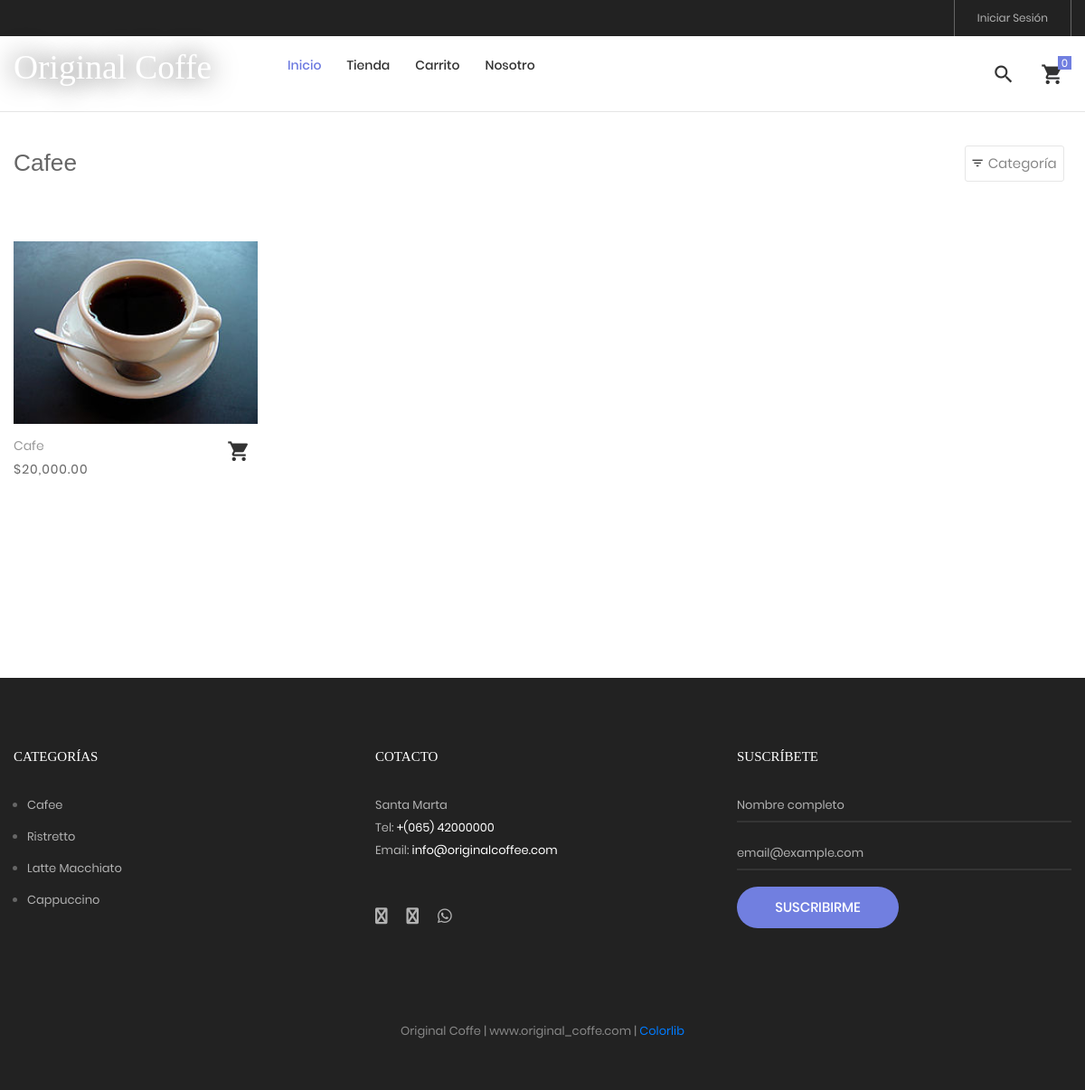
Page /tienda/categoria/1/cafee on the committed database.
### tables this page shows
CREATE TABLE `producto` (
  `idproducto` bigint(20) NOT NULL,
  `categoriaid` bigint(20) NOT NULL,
  `codigo` varchar(30) NOT NULL,
  `nombre` varchar(255) NOT NULL,
  `descripcion` text NOT NULL,
  `precio` decimal(11,2) NOT NULL,
  `stock` int(11) NOT NULL,
  `imagen` varchar(100) DEFAULT NULL,
  `datecreated` datetime NOT NULL DEFAULT current_timestamp(),
  `ruta` varchar(255) NOT NULL,
  `status` int(11) NOT NULL DEFAULT 1
);

CREATE TABLE `categoria` (
  `idcategoria` bigint(20) NOT NULL,
  `nombre` varchar(255) NOT NULL,
  `descripcion` text NOT NULL,
  `portada` varchar(100) NOT NULL,
  `datecreated` datetime NOT NULL DEFAULT current_timestamp(),
  `ruta` varchar(255) NOT NULL,
  `status` int(11) NOT NULL DEFAULT 1
);

### Libraries/Core/Views.php (called while the page is built)
<?php
	class Views
	{
		function getView($controller,$view,$data="")
		{
			$controller = get_class($controller);
			if($controller == "Home"){
				$view = "Views/".$view.".php";
			}else{
				$view = "Views/".$controller."/".$view.".php";
			}
			require_once ($view);
		}
	}
 ?>

### index.php (called while the page is built, shortened)
<?php
	require_once("Helpers/Helpers.php");
	require_once("Libraries/Core/Load.php");
 ?>

### Libraries/Core/Mysql.php (called while the page is built, shortened)
<?php
	class Mysql extends Conexion
	{
		private $conexion;
		function __construct()
		{
			$this->conexion = new Conexion();
			$this->conexion = $this->conexion->conect();
		}
		public function select(string $query)
		{
			$this->strquery = $query;
        	$result = $this->conexion->prepare($this->strquery);
			$result->execute();
        	$data = $result->fetch(PDO::FETCH_ASSOC);
        	return $data;
		}
		public function select_all(string $query)
		{
			$this->strquery = $query;
        	$result = $this->conexion->prepare($this->strquery);
			$result->execute();
        	$data = $result->fetchall(PDO::FETCH_ASSOC);
        	return $data;
		}
	}
 ?>

### Libraries/Core/Conexion.php (called while the page is built)
<?php
class Conexion{
	private $conect;
	public function __construct(){
		$connectionString = "mysql:host=".DB_HOST.";dbname=".DB_NAME.";charset=".DB_CHARSET;
		try{
			$this->conect = new PDO($connectionString, DB_USER, DB_PASSWORD);
			$this->conect->setAttribute(PDO::ATTR_ERRMODE, PDO::ERRMODE_EXCEPTION);
		}catch(PDOException $e){
			$this->conect = 'Error de conexión';
		    echo "ERROR: " . $e->getMessage();
		}
	}
	public function conect(){
		return $this->conect;
	}
}
?>

### Models/TProducto.php (called while the page is built, shortened)
<?php
require_once("Libraries/Core/Mysql.php");
trait TProducto{
	public function getProductosCategoriaT(int $idcategoria, string $ruta, $desde = null, $porpagina = null){
		$this->intIdcategoria = $idcategoria;
		$this->strRuta = $ruta;
		$where = "";
		if(is_numeric($desde) AND is_numeric($porpagina)){
			$where = " LIMIT ".$desde.",".$porpagina;
		}
		$this->con = new Mysql();
		$sql_cat = "SELECT idcategoria,nombre,ruta FROM categoria WHERE idcategoria = '{$this->intIdcategoria}'";
		$request = $this->con->select($sql_cat);
		if(!empty($request)){
			$this->strCategoria = $request['nombre'];
			$this->strRutaCategoria = $request['ruta'];
			$sql = "SELECT p.idproducto,
							p.codigo,
							p.nombre,
							p.descripcion,
							p.categoriaid,
							c.nombre as categoria,
							p.precio,
							p.ruta,
							p.stock
					FROM producto p
					INNER JOIN categoria c
					ON p.categoriaid = c.idcategoria
					WHERE p.status != 0 AND p.categoriaid = $this->intIdcategoria AND c.ruta = '{$this->strRuta}'
					ORDER BY p.idproducto DESC ".$where;
					$request = $this->con->select_all($sql);
					if(count($request) > 0){
						for ($c=0; $c < count($request) ; $c++) {
							$intIdProducto = $request[$c]['idproducto'];
							$sqlImg = "SELECT img
									FROM imagen
									WHERE productoid = $intIdProducto";
							$arrImg = $this->con->select_all($sqlImg);
							if(count($arrImg) > 0){
								for ($i=0; $i < count($arrImg); $i++) {
									$arrImg[$i]['url_image'] = media().'/images/uploads/'.$arrImg[$i]['img'];
								}
							}
							$request[$c]['images'] = $arrImg;
						}
					}
			$request = array('idcategoria' => $this->intIdcategoria,
								'ruta' => $this->strRutaCategoria,
								'categoria' => $this->strCategoria,
								'productos' => $request
							);
		}
		return $request;
	}
}
 ?>

### Helpers/Helpers.php (called while the page is built, shortened)
<?php
	function base_url()
	{
		return BASE_URL;
	}
    function footerTienda($data="")
    {
        $view_footer = "Views/Template/footer_tienda.php";
        require_once ($view_footer);
    }
    function formatMoney($cantidad){
        $cantidad = number_format($cantidad,2,SPD,SPM);
        return $cantidad;
    }
    function getCatFooter(){
        require_once ("Models/CategoriasModel.php");
        $objCategoria = new CategoriasModel();
        $request = $objCategoria->getCategoriasFooter();
        return $request;
    }
    function getInfoPage(int $idpagina){
        require_once("Libraries/Core/Mysql.php");
        $con = new Mysql();
        $sql = "SELECT * FROM post WHERE idpost = $idpagina";
        $request = $con->select($sql);
        return $request;
    }
 ?>

### Models/CategoriasModel.php (called while the page is built, shortened)
<?php
	class CategoriasModel extends Mysql
	{
		public function getCategoriasFooter(){
			$sql = "SELECT idcategoria, nombre, descripcion, portada, ruta
					FROM categoria WHERE  status = 1 AND idcategoria IN (".CAT_FOOTER.")";
			$request = $this->select_all($sql);
			if(count($request) > 0){
				for ($c=0; $c < count($request) ; $c++) {
					$request[$c]['portada'] = BASE_URL.'/Assets/images/uploads/'.$request[$c]['portada'];
				}
			}
			return $request;
		}
	}
 ?>

### Views/Tienda/categoria.php (the view, shortened to what this page needs)
<?php
$arrProductos = $data['productos'];
 ?>
<br><br><br>
<hr>
	<div class="bg0 m-t-23 p-b-140">
		<div class="container">
			<div class="flex-w flex-sb-m p-b-52">
				<div class="flex-w flex-l-m filter-tope-group m-tb-10">
					<h3><?= $data['page_title']; ?></h3>
				</div>
				<div class="flex-w flex-c-m m-tb-10">
					<div class="flex-c-m stext-106 cl6 size-104 bor4 pointer hov-btn3 trans-04 m-r-8 m-tb-4 js-show-filter">
						<i class="icon-filter cl2 m-r-6 fs-15 trans-04 zmdi zmdi-filter-list"></i>
						 Categoría &nbsp;
					</div>
				</div>
			</div>
			<div class="row isotope-grid">
			<?php
			if(!empty($arrProductos)){
				for ($p=0; $p < count($arrProductos); $p++) {
					$ruta = $arrProductos[$p]['ruta'];
					if(count($arrProductos[$p]['images']) > 0 ){
						$portada = $arrProductos[$p]['images'][0]['url_image'];
					}else{
						$portada = media().'/images/uploads/product.png';
					}
			 ?>
				<div class="col-sm-6 col-md-4 col-lg-3 p-b-35 isotope-item women">
					<div class="block2">
						<div class="block2-pic hov-img0">
							<img src="<?= $portada ?>" alt="<?= $arrProductos[$p]['nombre'] ?>">
						</div>
						<div class="block2-txt flex-w flex-t p-t-14">
							<div class="block2-txt-child1 flex-col-l ">
								<a href="<?= base_url().'/tienda/producto/'.$arrProductos[$p]['idproducto'].'/'.$ruta; ?>" class="stext-104 cl4 hov-cl1 trans-04 js-name-b2 p-b-6">
									<?= $arrProductos[$p]['nombre'] ?>
								</a>
								<span class="stext-105 cl3">
									<?= SMONEY.formatMoney($arrProductos[$p]['precio']); ?>
								</span>
							</div>
							<div class="block2-txt-child2 flex-r p-t-3">
								<a href="#"
								 id="<?= openssl_encrypt($arrProductos[$p]['idproducto'],METHODENCRIPT,KEY); ?>"
								 class="btn-addwish-b2 dis-block pos-relative js-addwish-b2 js-addcart-detail
								 icon-header-item cl2 hov-cl1 trans-04 p-l-22 p-r-11
								 ">
									<i class="zmdi zmdi-shopping-cart"></i>
								</a>
							</div>
						</div>
					</div>
				</div>
			<?php
				}
			}else{
				?>
			<p>No hay productos para mostrar <a href="<?= base_url() ?>/tienda"> Ver productos</a></p>
			<?php
			}
			?>
			</div>
			<?php
				if(count($data['productos']) > 0){
			 ?>
			<div class="flex-c-m flex-w w-full p-t-45">
			</div>
			<?php
				}
			 ?>
		</div>
	</div>
<?php
	footerTienda($data);
?>

### Views/Template/footer_tienda.php (shortened to what this page needs)
	<?php
		$catFotter = getCatFooter();
	 ?>
	<footer class="bg3 p-t-75 p-b-32">
		<div class="container">
			<div class="row">
				<div class="col-sm-6 col-lg-4 p-b-50">
					<h4 class="stext-301 cl0 p-b-30">
						Categorías
					</h4>
					<?php if(count($catFotter) > 0){ ?>
					<ul>
						<?php foreach ($catFotter as $cat) { ?>
						<li class="p-b-10">
							<a href="<?= base_url() ?>/tienda/categoria/<?= $cat['idcategoria'].'/'.$cat['ruta'] ?>" class="stext-107 cl7 hov-cl1 trans-04">
								<?= $cat['nombre'] ?>
							</a>
						</li>
						<?php } ?>
					</ul>
					<?php } ?>
				</div>
				<div class="col-sm-6 col-lg-4 p-b-50">
					<h4 class="stext-301 cl0 p-b-30">
						Cotacto
					</h4>
					<p class="stext-107 cl7 size-201">
						<?= DIRECCION ?> <br>
						Tel: <a class="linkFooter" href="tel:<?= TELEMPRESA ?>"><?= TELEMPRESA ?></a><br>
						Email: <a class="linkFooter" href="mailto:<?= EMAIL_EMPRESA ?>"><?= EMAIL_EMPRESA ?></a>
					</p>
					<div class="p-t-27">
						<a href="<?= FACEBOOK ?>" target="_blanck" class="fs-18 cl7 hov-cl1 trans-04 m-r-16">
							<i class="fa fa-facebook"></i>
						</a>
						<a href="<?= INSTAGRAM ?>" target="_blanck"  class="fs-18 cl7 hov-cl1 trans-04 m-r-16">
							<i class="fa fa-instagram"></i>
						</a>
						<a href="https://wa.me/<?= WHATSAPP ?>" target="_blanck"  class="fs-18 cl7 hov-cl1 trans-04 m-r-16">
							<i class="fab fa-whatsapp"></i>
						</a>
					</div>
				</div>
				<div class="col-sm-6 col-lg-4 p-b-50">
					<h4 class="stext-301 cl0 p-b-30">
						Suscríbete
					</h4>
					<form id="frmSuscripcion" name="frmSuscripcion">
						<div class="wrap-input1 w-full p-b-4">
							<input class="input1 bg-none plh1 stext-107 cl7" type="text" id="nombreSuscripcion" name="nombreSuscripcion" placeholder="Nombre completo" required>
						</div>
						<br>
						<div class="wrap-input1 w-full p-b-4">
							<input class="input1 bg-none plh1 stext-107 cl7" type="email" id="emailSuscripcion" name="emailSuscripcion" placeholder="email@example.com" required >
						</div>
						<div class="p-t-18">
							<button class="flex-c-m stext-101 cl0 size-103 bg1 bor1 hov-btn2 p-lr-15 trans-04">
								Suscribirme
							</button>
						</div>
					</form>
				</div>
			</div>
			<div class="p-t-40">
				<p class="stext-107 cl6 txt-center">
					<?= NOMBRE_EMPESA; ?> | <?= WEB_EMPRESA; ?> | <a href="https://colorlib.com" target="_blank">Colorlib</a>
				</p>
			</div>
		</div>
	</footer>
</body>
</html>

### Assets/tienda/css/main.css (style rules this page uses)
.container { max-width: 1380px; }
@media (max-width: 1600px) { .container { max-width: 1200px; } }
.container p { margin-bottom: 20px; }
.container ul, .container ol { margin-left: 15px; margin-bottom: 20px; }
.container ul, .container ul li { list-style: initial; }
.icon-header-item { position: relative; font-size: 26px; line-height: 1; cursor: pointer; }
.block2-pic { position: relative; }
.block2-txt-child1 { width: calc(100% - 30px); }
.block2-txt-child2 { width: 30px; }
.cl0 { color: #fff; }
.cl2 { color: #333; }
.cl3 { color: #666; }
.cl4 { color: #999; }
.cl6 { color: #888; }
.cl7 { color: #b2b2b2; }
.stext-101 { font-family: Poppins-Medium; font-size: 15px; line-height: 1.466667; text-transform: uppercase; }
.stext-104 { font-family: Poppins-Regular; font-size: 14px; line-height: 1.466667; }
.stext-105 { font-family: Poppins-Regular; font-size: 14px; line-height: 1.466667; letter-spacing: 1px; }
.stext-106 { font-family: Poppins-Regular; font-size: 15px; line-height: 1.2; }
.stext-107 { font-family: Poppins-Regular; font-size: 13px; line-height: 1.923; }
.stext-301 { font-family: Montserrat-Bold; font-size: 15px; line-height: 1.6; text-transform: uppercase; }
.size-103 { min-width: 179px; height: 46px; }
.size-104 { min-width: 94px; height: 40px; }
.size-201 { max-width: 270px; }
.bg-none { background-color: transparent; }
.bg0 { background-color: #fff; }
.bg1 { background-color: #717fe0; }
.bg3 { background-color: #222; }
.bor1 { border-radius: 23px; }
.bor4 { border: 1px solid #e6e6e6; border-radius: 3px; }
.wrap-input1 { position: relative; border-bottom: 2px solid rgba(204,204,204, 0.1); }
.input1 { background-color: transparent; width: 100%; }
.hov-img0 { display: block; overflow: hidden; }
.hov-img0 img { width: 100%; -webkit-transition: transform 0.9s ease; -o-transition: transform 0.9s ease; -moz-transition: transform 0.9s ease; transition: transform 0.9s ease; }
.linkFooter { color: #FFF !important; }

### rows in the picture
producto: nombre "Cafe", precio "20,000.00"
categoria: nombre "Latte Macchiato"
categoria: nombre "Cappuccino"

### other values in the picture
$data['page_title'] "Cafee"
$cat['nombre'] "Cafee"
$cat['nombre'] "Ristretto"
DIRECCION "Santa Marta"
TELEMPRESA "+(065) 42000000"
EMAIL_EMPRESA "info@originalcoffee.com"
NOMBRE_EMPESA "Original Coffe"
WEB_EMPRESA "www.original_coffe.com"
